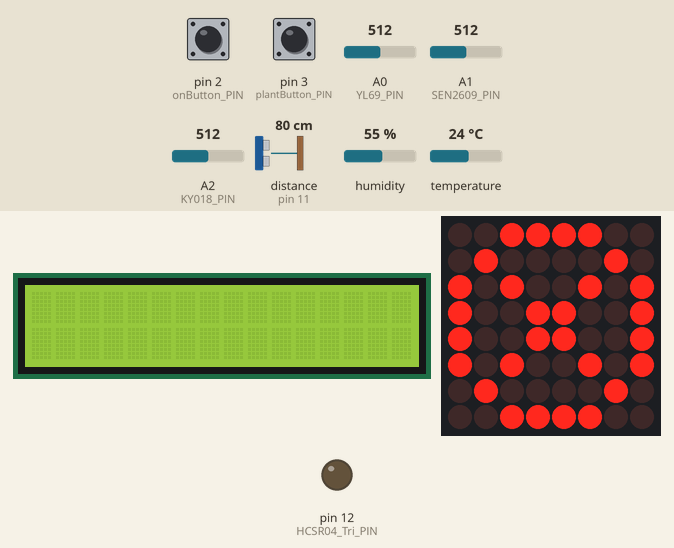
Bench run of a sketch on a simulated Arduino Uno, built with avr-gcc and run on an emulated ATmega328P. Parts: 16×2 character LCD, 8×8 LED matrix, output pins drawn as LEDs (lit = HIGH). The test bench sets the inputs (shaded band); at power-on: pin 2 (onButton_PIN) LOW, distance to the obstacle (sensor on pin 11) 80 cm, humidity 55 %, A0 (YL69_PIN) = 512, A1 (SEN2609_PIN) = 512, pin 3 (plantButton_PIN) HIGH, A2 (KY018_PIN) = 512, temperature 24 °C. The echo pulse lasts 58.3 µs per cm.

Above: at 1.2 s.
1.3 s: pin 2 (onButton_PIN) pulled HIGH for 3.2 s
At 2.4 s:
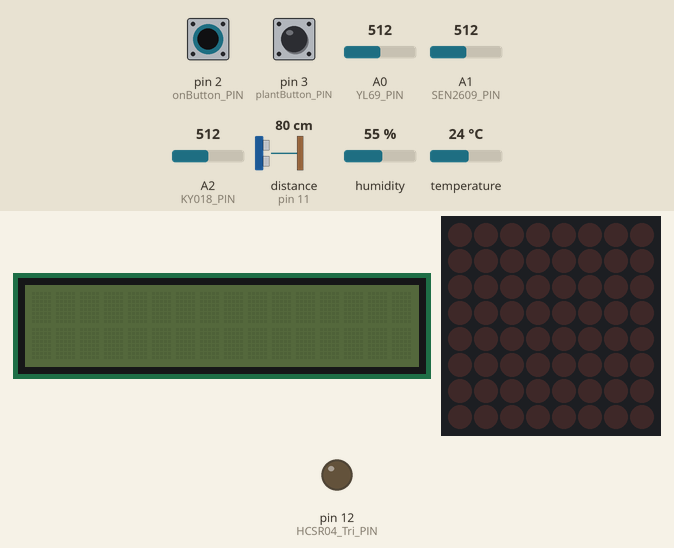
6.0 s: distance to the obstacle (sensor on pin 11) set to 18 cm
8.1 s: distance to the obstacle (sensor on pin 11) set to 14 cm
At 9.5 s:
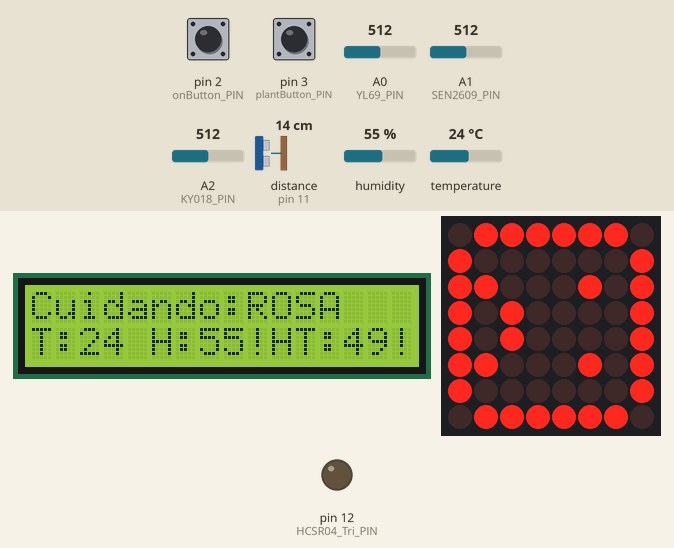
10.2 s: humidity set to 22 %
At 15.2 s:
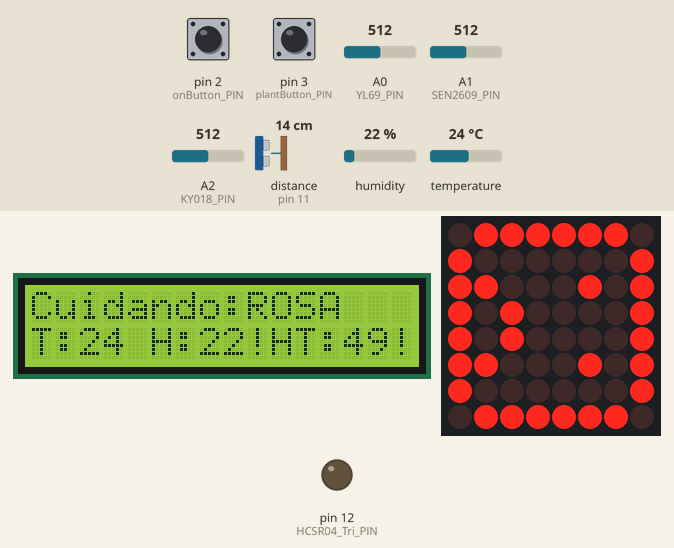
15.3 s: A0 (YL69_PIN) set to 716
20.4 s: A1 (SEN2609_PIN) set to 260
At 27.7 s:
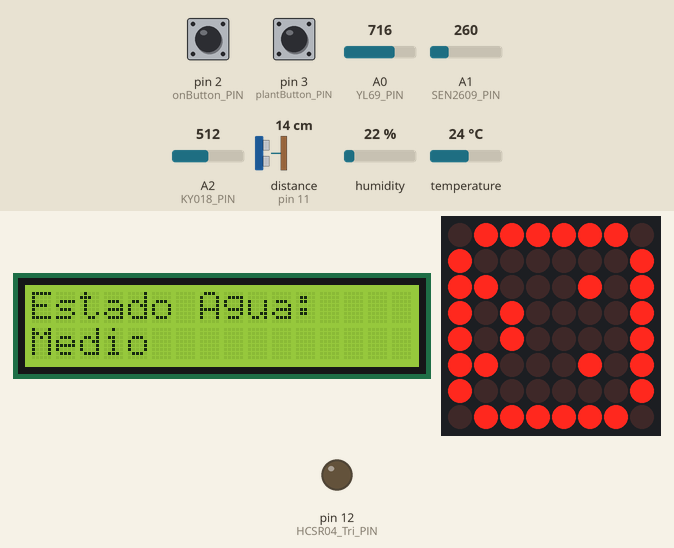
Timing chart, 0 to 29.2 s (numbered marks = the images above; inputs shaded):
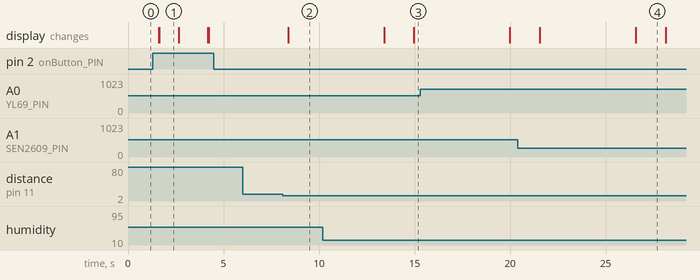

The sketch:

ProyectoIDC_ArduinoOne.ino
```cpp
#include <dht.h>
#include <LedControl.h>
#include <LiquidCrystal_I2C.h>
#include <Wire.h>
#include <SoftwareSerial.h>

SoftwareSerial mySerial(4,5);


LedControl lc = LedControl(10,8,9,1);
dht DHT;
LiquidCrystal_I2C  lcd(0x27,2,1,0,4,5,6,7);

#define DHT11_PIN 13
#define YL69_PIN A0
#define SEN2609_PIN A1
#define KY018_PIN A2
#define SCL_PIN A4
#define HCSR04_Tri_PIN 12
#define HCSR04_Echo_PIN 11
#define onButton_PIN 2
#define plantButton_PIN 3

int chk = 0;
int waterLvl = 0;
int valorLuz = 0;
int duracion = 0;
int distancia = 0;
int plantSelec = 1;
int buttonPlantState = 1;
int buttonPlantStateNew;
int buttonState = 1;
int buttonStateNew;
bool pulsado = false;
String aguaStatus;
String nomPlant;

int lecturaSensorYL69 = 0;

int valorLuzMapeado = 0;

//ESTADO AGUA
int rellenarAgua = 0;

//VALORES REALES DE TEMPERATURA
int tempPlant = 0;
//VALORES UMBRAL DE TEMPERATURA
int tempMAX = 0;
int tempMIN = 0;

//VALORES REALES DE HUMEDAD AIRE
int humPlant = 0;
//VALORES UMBRAL DE HUMEDAD AIRE
int humMAX = 0;
int humMIN = 0;

//VALORES REALES DE HUMEDAD TIERRA
int humTPlant = 0;
//VALORES UMBRAL DE HUMEDAD TIERRA
int humTMAX = 0;
int humTMIN = 0;

//SALUD PLANTA
int tempSalud = 0;
int humSalud = 0;
int humTSalud = 0;

//NUMERO DE PLANTAS REGISTRADAS
int numPlantas = 4;

char tempSend[4];


void setup() {
  Serial.begin(9600);
  pinMode(onButton_PIN, INPUT);
  pinMode(HCSR04_Tri_PIN, OUTPUT);
  pinMode(HCSR04_Echo_PIN, INPUT);
  pinMode(onButton_PIN, INPUT);
  pinMode(plantButton_PIN, INPUT_PULLUP);

  lc.shutdown(0,false);
  lc.setIntensity(0,4);
  lc.clearDisplay(0);

  lcd.begin (16,2);

  // Switch on the backlight
  lcd.setBacklightPin(3,POSITIVE);
  lcd.setBacklight(HIGH);
  lcd.home ();

  mySerial.begin(115200);
}

void loop() {
  //CONSEGUIR ESTADO BOTONES
  buttonPlantStateNew = digitalRead(plantButton_PIN);
  buttonStateNew = digitalRead(onButton_PIN);

  if(buttonStateNew == 1 && buttonState == 1){
    if(pulsado){
      pulsado = false;
    } else {
      pulsado = true;
    }
  }


    if(pulsado){
      //VALOR LUZ
      valorLuz = analogRead(A1);

      //SENSOR DE HUMEDAD Y TEMPERATURA SENCILLO: DHT11
      chk = DHT.read11(DHT11_PIN);

      //EXTRACCION DE DATOS TEMPERATURA Y HUMEDAD
      tempPlant = DHT.temperature;
      humPlant = DHT.humidity;

      //EXTRACCION DE DATOS HUMEDAD TIERRA
      lecturaSensorYL69 = analogRead(YL69_PIN);
      humTPlant = map (lecturaSensorYL69, 1023, 0, 0, 100);

      //SENSOR DE NIVEL DEL AGUA: SEN-2609
      waterLvl = analogRead(SEN2609_PIN);

      //COMPROBACION NIVEL AGUA
      if(waterLvl <= 100){
        aguaStatus= "Vacio!";
        rellenarAgua = 1;
      } else if(waterLvl > 100 && waterLvl <= 230){
        aguaStatus= "Bajo!";
        rellenarAgua = 0;
      } else if(waterLvl > 230 && waterLvl <= 270){
        aguaStatus = "Medio";
        rellenarAgua = 0;
      } else{
        aguaStatus = "Alto";
        rellenarAgua = 0;
      }

      //EXTRACCION DE DATOS SENSOR DE LUZ: PON EL NOMBRE DEL SENSOR
      valorLuz = analogRead(KY018_PIN);
      valorLuzMapeado = map(valorLuz,0,1023,0,100);

      //SENSOR DE PROXIMIDAD
      digitalWrite(HCSR04_Tri_PIN, HIGH);
      delay(1);
      digitalWrite(HCSR04_Tri_PIN, LOW);

      duracion = pulseIn(HCSR04_Echo_PIN, HIGH);
      distancia = duracion/58.2;

      if(distancia <= 15){
        if(humTSalud == 0 && humSalud == 0 && tempSalud == 0){
          lc.clearDisplay(0);

          lcd.setBacklight(HIGH);
          lcd.clear();
          lcd.setCursor(0, 0);
          lcd.print("Cuidando:" + nomPlant);
          lcd.setCursor(0, 1);
          lcd.print("T:" + String(tempPlant));
          lcd.setCursor(5, 1);
          lcd.print("H:" + String(humPlant));
          lcd.setCursor(10, 1);
          lcd.print("HT:" + String(humTPlant));
          //CARITA FELIZ
          //FILA 0
          lc.setLed(0,0,1,true);
          lc.setLed(0,0,2,true);
          lc.setLed(0,0,3,true);
          lc.setLed(0,0,4,true);
          lc.setLed(0,0,5,true);
          lc.setLed(0,0,6,true);

          //FILA 1
          lc.setLed(0,1,0,true);
          lc.setLed(0,1,7,true);

          //FILA 2
          lc.setLed(0,2,0,true);
          lc.setLed(0,2,2,true);
          lc.setLed(0,2,5,true);
          lc.setLed(0,2,7,true);

          //FILA 3
          lc.setLed(0,3,0,true);
          lc.setLed(0,3,1,true);
          lc.setLed(0,3,7,true);

          //FILA 4
          lc.setLed(0,4,0,true);
          lc.setLed(0,4,1,true);
          lc.setLed(0,4,7,true);

          //FILA 5
          lc.setLed(0,5,0,true);
          lc.setLed(0,5,2,true);
          lc.setLed(0,5,5,true);
          lc.setLed(0,5,7,true);

          //FILA 6
          lc.setLed(0,6,0,true);
          lc.setLed(0,6,7,true);

          //FILA 7
          lc.setLed(0,7,1,true);
          lc.setLed(0,7,2,true);
          lc.setLed(0,7,3,true);
          lc.setLed(0,7,4,true);
          lc.setLed(0,7,5,true);
          lc.setLed(0,7,6,true);


          delay(5000);

          lcd.clear();
          lcd.setCursor(0, 0);
          lcd.print("Estado Agua:");
          lcd.setCursor(0, 1);
          lcd.print(aguaStatus);

          delay(500);
      } else { //HAY PROBLEMA
          //PANTALLA LCD
          lcd.setBacklight(HIGH);
          lcd.clear();
          lcd.setCursor(0, 0);
          lcd.print("Cuidando:" + nomPlant);
          lcd.setCursor(0, 1);
          lcd.print("T:" + String(tempPlant));

          if(tempSalud == 1){
            lcd.print("!");
          }

          lcd.setCursor(5, 1);
          lcd.print("H:" + String(humPlant));

          if(humSalud == 1){
            lcd.print("!");
          }

          lcd.setCursor(10, 1);
          lcd.print("HT:" + String(humTPlant));

          if(humTSalud == 1){
            lcd.print("!");
          }

          //CARITA CARITA TRISTE
          //FILA 0
          lc.setLed(0,0,1,true);
          lc.setLed(0,0,2,true);
          lc.setLed(0,0,3,true);
          lc.setLed(0,0,4,true);
          lc.setLed(0,0,5,true);
          lc.setLed(0,0,6,true);

          //FILA 1
          lc.setLed(0,1,0,true);
          lc.setLed(0,1,7,true);

          //FILA 2
          lc.setLed(0,2,0,true);
          lc.setLed(0,2,1,true);
          lc.setLed(0,2,5,true);
          lc.setLed(0,2,7,true);

          //FILA 3
          lc.setLed(0,3,0,true);
          lc.setLed(0,3,2,true);
          lc.setLed(0,3,7,true);

          //FILA 4
          lc.setLed(0,4,0,true);
          lc.setLed(0,4,2,true);
          lc.setLed(0,4,7,true);

          //FILA 5
          lc.setLed(0,5,0,true);
          lc.setLed(0,5,1,true);
          lc.setLed(0,5,5,true);
          lc.setLed(0,5,7,true);

          //FILA 6
          lc.setLed(0,6,0,true);
          lc.setLed(0,6,7,true);

          //FILA 7
          lc.setLed(0,7,1,true);
          lc.setLed(0,7,2,true);
          lc.setLed(0,7,3,true);
          lc.setLed(0,7,4,true);
          lc.setLed(0,7,5,true);
          lc.setLed(0,7,6,true);

          delay(5000);

          lcd.clear();
          lcd.setCursor(0, 0);
          lcd.print("Estado Agua:");
          lcd.setCursor(0, 1);
          lcd.print(aguaStatus);

          delay(500);
      }
    } else {
      lc.clearDisplay(0);
      lcd.clear();
      lcd.setBacklight(LOW);
    }

      //ESTADO PLANTA
      if(tempMIN < DHT.temperature && DHT.temperature < tempMAX){
        tempSalud = 0;
      } else {
        tempSalud= 1;
      }

      if(humMIN < DHT.temperature && DHT.temperature < humMAX){
        humSalud = 0;
      } else {
        humSalud = 1;
      }

      if(humTMIN < DHT.temperature && DHT.temperature < humTMAX){
        humTSalud = 0;
     } else {
        humTSalud = 1;
     }

     delay(1000);

     //SEND DATA TO WI-FI MODULE
     mySerial.println(tempPlant);

    } else{
     lcd.setBacklight(HIGH);
      if(buttonPlantStateNew == 0 && buttonPlantState == 1){
        if(plantSelec < numPlantas){
          plantSelec++;
        } else {
          plantSelec = 1;
        }
        delay(500);
      }

      lc.clearDisplay(0);


      //CREAR RUEDA OPCIONES
      //CARITA CARITA TRISTE
      //FILA 0
      lc.setLed(0,0,2,true);
      lc.setLed(0,0,3,true);
      lc.setLed(0,0,4,true);
      lc.setLed(0,0,5,true);

      //FILA 1
      lc.setLed(0,1,1,true);
      lc.setLed(0,1,6,true);

      //FILA 2
      lc.setLed(0,2,0,true);
      lc.setLed(0,2,2,true);
      lc.setLed(0,2,5,true);
      lc.setLed(0,2,7,true);

      //FILA 3
      lc.setLed(0,3,0,true);
      lc.setLed(0,3,3,true);
      lc.setLed(0,3,4,true);
      lc.setLed(0,3,7,true);

      //FILA 4
      lc.setLed(0,4,0,true);
      lc.setLed(0,4,3,true);
      lc.setLed(0,4,4,true);
      lc.setLed(0,4,7,true);

      //FILA 5
      lc.setLed(0,5,0,true);
      lc.setLed(0,5,2,true);
      lc.setLed(0,5,5,true);
      lc.setLed(0,5,7,true);

      //FILA 6
      lc.setLed(0,6,1,true);
      lc.setLed(0,6,6,true);

      //FILA 7
      lc.setLed(0,7,2,true);
      lc.setLed(0,7,3,true);
      lc.setLed(0,7,4,true);
      lc.setLed(0,7,5,true);

      delay(1500);

      switch(plantSelec){
        case 1:
        //VALORES DE TEMPERATURA ROSA
        tempMAX = 30;
        tempMIN = 15;
        //VALORES DE HUMEDAD AIRE ROSA
        humMAX = 80;
        humMIN = 50;
        //VALORES DE HUMEDAD TIERRA ROSA
        humTMAX = 90;
        humTMIN = 40;
        //NOMBRE PLANTA = ROSA
        nomPlant = "ROSA";
        break;

        case 2:
        //VALORES DE TEMPERATURA TULIPAN
        tempMAX = 28;
        tempMIN = 15;
        //VALORES DE HUMEDAD AIRE TULIPAN
        humMAX = 95;
        humMIN = 75;
        //VALORES DE HUMEDAD TIERRA TULIPAN
        humTMAX = 90;
        humTMIN = 50;
        //NOMBRE PLANTA = ROSA
        nomPlant = "TULIPAN";
        break;

        case 3:
        //VALORES DE TEMPERATURA LIRIO
        tempMAX = 25;
        tempMIN = 15;
        //VALORES DE HUMEDAD AIRE LIRIO
        humMAX = 90;
        humMIN = 40;
        //VALORES DE HUMEDAD TIERRA LIRIO
        humTMAX = 90;
        humTMIN = 40;
        //NOMBRE PLANTA = ROSA
        nomPlant = "LIRIO";
        break;

        case 4:
        //VALORES DE TEMPERATURA CACTUS
        tempMAX = 40;
        tempMIN = 7;
        //VALORES DE HUMEDAD AIRE CACTUS
        humMAX = 99;
        humMIN = 20;
        //VALORES DE HUMEDAD TIERRA CACTUS
        humTMAX = 99;
        humTMIN = 10;
        //NOMBRE PLANTA = CACTUS
        nomPlant = "CACTUS";
        break;
      }

     lcd.clear();
     lcd.setCursor(0, 0);
     lcd.print("Cuidando:" + nomPlant);
     lcd.setCursor(0,1);
     lcd.print("T:" + String(tempMIN));
     lcd.setCursor(4,1);
     lcd.print("|" + String(tempMAX));
     lcd.setCursor(8,1);
     lcd.print("HT:" + String(humTMIN));
     lcd.setCursor(13,1);
     lcd.print("|" + String(humTMAX));
   }
}
```

Measured:
- the behaviour switches between 16 and 15 cm on distance to the obstacle (sensor on pin 11) (found by bisection; images 1 and 2)
- after the input at 1.3 s, the display: first differs from a run without the input after 0.34 s (image 1)
- after the input at 8.1 s, the display: changes after 0.28 s (image 2)
- after the input at 10.2 s, the display: first differs from a run without the input after 4.8 s (image 3)
- after the input at 20.4 s, the display: first differs from a run without the input after 6.2 s (image 4)
- what the display in image 1 shows lasts 1.0 s, from 1.6 s to 2.6 s
